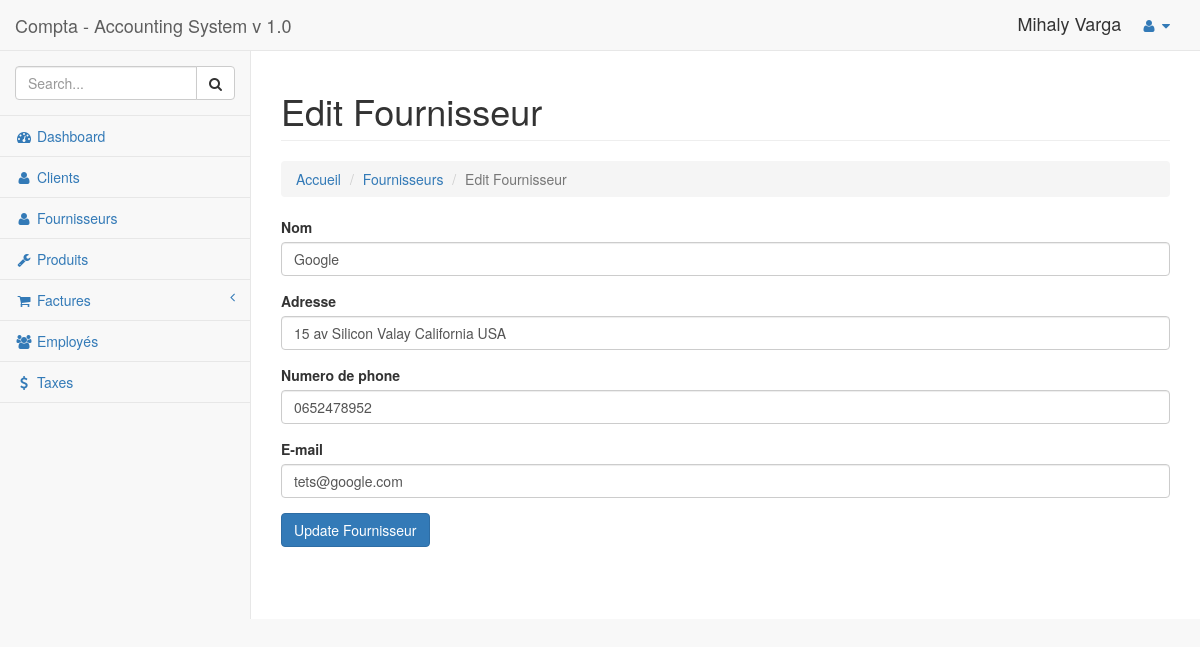
Page /fournisseurs.php?source=edit_fournisseur&edit_fournisseur=1 (signed in) on the committed database.
### tables this page shows
CREATE TABLE `fournisseurs` (
  `fournisseur_id` int(10) NOT NULL,
  `fournisseur_nom` varchar(255) NOT NULL,
  `fournisseur_adresse` varchar(255) NOT NULL,
  `fournisseur_phone` varchar(255) NOT NULL,
  `fournisseur_email` varchar(255) NOT NULL
);

### includes/fournisseurs/edit_fournisseur.php (the view, shortened to what this page needs)
<?php
if(isset($_GET['edit_fournisseur'])){
  $the_fournisseur_id = $_GET['edit_fournisseur'];
    $query = "SELECT * FROM fournisseurs WHERE fournisseur_id = $the_fournisseur_id ";
    $select_fournisseurs_query = mysqli_query($connection,$query);
      while($row = mysqli_fetch_assoc($select_fournisseurs_query)) {
        $fournisseur_nom        = $row['fournisseur_nom'];
        $fournisseur_adresse    = $row['fournisseur_adresse'];
        $fournisseur_phone      = $row['fournisseur_phone'];
        $fournisseur_email      = $row['fournisseur_email'];
      }
}
?>
<div class="row">
    <div class="col-lg-12">
        <h1 class="page-header">Edit Fournisseur</h1>
    </div>
</div>
        <ol class="breadcrumb">
		  <li><a href="dashboard.php">Accueil</a></li>
		  <li><a href="fournisseurs.php">Fournisseurs</a></li>
		  <li class="active">Edit Fournisseur</li>
		</ol>
                <form method="post" action="">
                    <div class="form-group">
                        <label for="fournisseur_nom">Nom</label>
                        <input type="text" class="form-control" value="<?php echo $fournisseur_nom; ?>" name="fournisseur_nom">
                    </div>
                    <div class="form-group">
                        <label for="fournisseur_adresse">Adresse</label>
                        <input type="text" class="form-control" value="<?php echo $fournisseur_adresse; ?>" name="fournisseur_adresse">
                    </div>
                    <div class="form-group">
                        <label for="fournisseur_phone">Numero de phone</label>
                        <input type="text" class="form-control" value="<?php echo $fournisseur_phone; ?>" name="fournisseur_phone">
                    </div>
                    <div class="form-group">
                        <label for="fournisseur_email">E-mail</label>
                        <input type="email" class="form-control" value="<?php echo $fournisseur_email; ?>" name="fournisseur_email">
                    </div>
                    <input class="btn btn-primary" type="submit" name="edit_fournisseur" value="Update Fournisseur">
                </form>

### css/dashboard.css (style rules this page uses)
body { background-color: #f8f8f8; }

### rows in the picture
fournisseurs: fournisseur_nom "Google", fournisseur_adresse "15 av Silicon Valay California USA", fournisseur_phone "0652478952", fournisseur_email "tets@google.com"

### other values in the picture
$_SESSION['user_prenom'] "Mihaly"
$_SESSION['user_nom'] "Varga"
